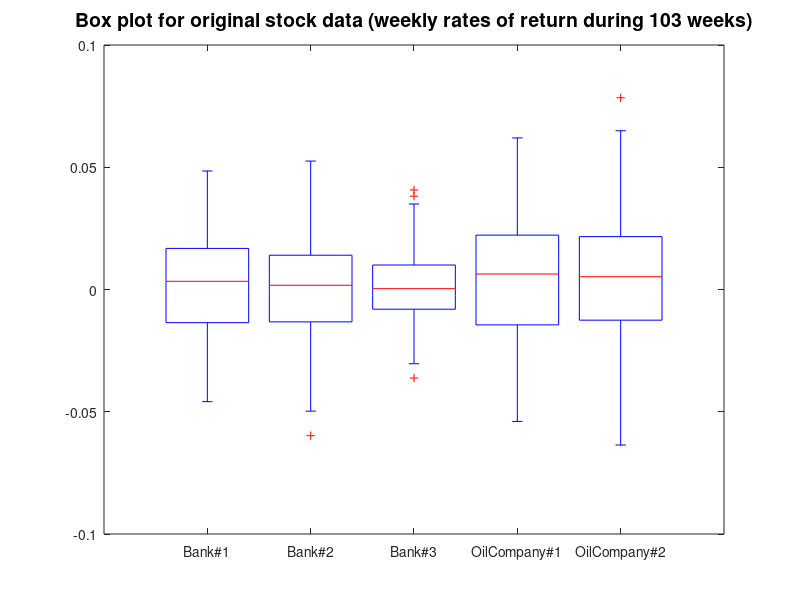
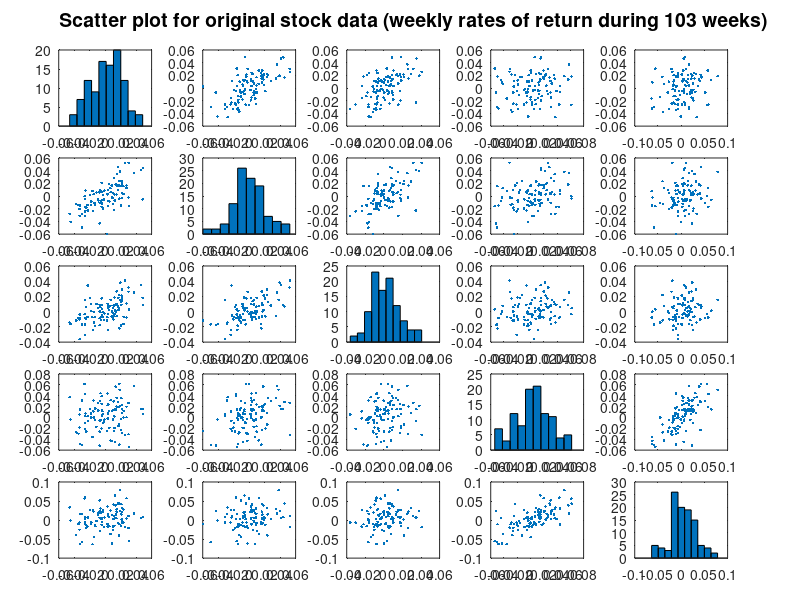
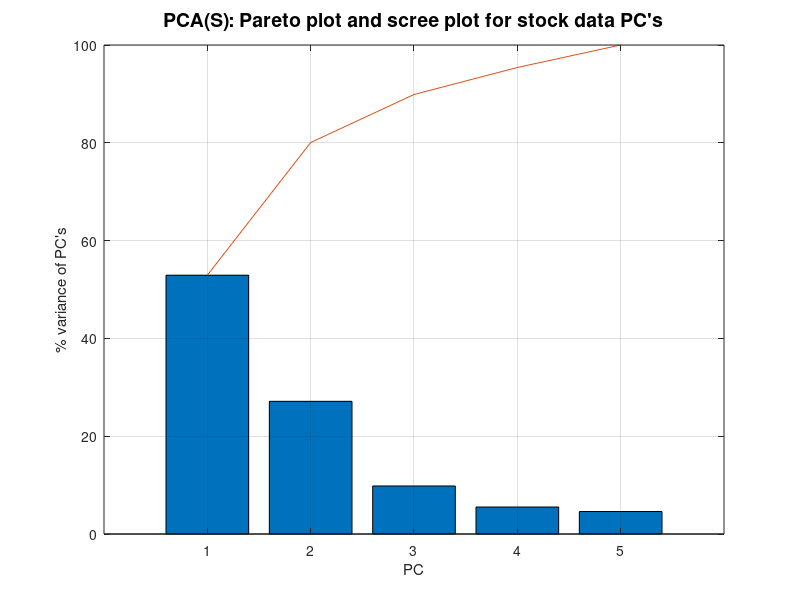
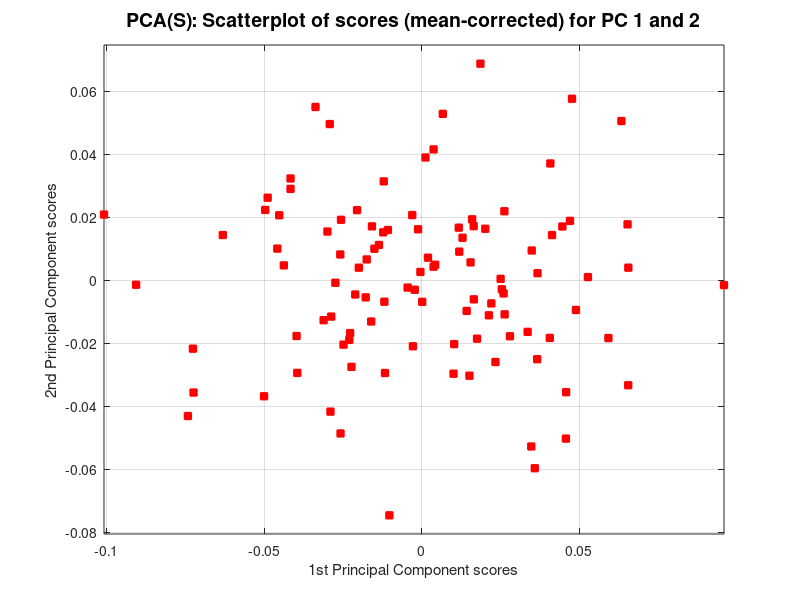

These charts were generated, in order, by the following MATLAB code: (Note: this script raises an error after producing the figures.)
clear;close all;clc;
format compact

load('dataset_stock_example');

disp('---------------------------------------------------------------------------------')
disp('Descriptive statistics estimators for stock data:')
disp('(weekly rates of return during 103 weeks for 3 banks and 2 oil companies)')
disp('---------------------------------------------------------------------------------')
n = size(X,1)
p = size(X,2)
Xmean = mean(X,1)
S = cov(X)
R = corr(X)
disp('---------------------------------------------------------------------------------')
disp('Figure 1: boxplot')
figure('Name','Box plot for original stock data')
boxplot(X,'labels',{'Bank#1','Bank#2','Bank#3','OilCompany#1','OilCompany#2'}),title('Box plot for original stock data (weekly rates of return during 103 weeks)','Fontsize',14)

disp('---------------------------------------------------------------------------------')
disp('Figure 2: scatterplot')
figure('Name','Scatter plot for original stock data')
plotmatrix(X),title('Scatter plot for original stock data (weekly rates of return during 103 weeks)','Fontsize',14)
xlabel('Bank#1                               Bank#2                                     Bank#3                                OilCompany#1                            OilCompany#2','Fontsize',14)
ylabel('OilCompany#2    OilCompany#1   Bank#3          Bank#2           Bank#1   ','Fontsize',14)

%--------------------------------------------------------------------------------------------------------------------------

disp('---------------------------------------------------------------------------------')
disp('PCA on S using ''SVD(S)''')
disp('---------------------------------------------------------------------------------')
[E_S LAMBDA_S E_S] = svd(S);
E_S = sign(E_S(1,1))*E_S;
LAMBDA_S,E_S
disp('---------------------------------------------------------------------------------')
disp('PCA on S using ''PCA(X)''')
disp('---------------------------------------------------------------------------------')
[COEFFS,SCORES,VARIANCES] = pca(X);
VARIANCES,COEFFS

disp('---------------------------------------------------------------------------------')
disp('Variance explained by principal components')
disp('---------------------------------------------------------------------------------')
PC_S_percent_explained_by_PCs = 100*diag(LAMBDA_S)/sum(diag(LAMBDA_S))
disp('---------------------------------------------------------------------------------')
disp('Figure 3: PCA(S): Pareto plot and scree plot')
figure('Name','PCA(S): Pareto plot and scree plot for stock data PC''s')
bar(1:p,PC_S_percent_explained_by_PCs),xlabel('PC'),ylabel('% variance of PC''s'), hold on
title('PCA(S): Pareto plot and scree plot for stock data PC''s','Fontsize',14)
accumulated = zeros(1,p);
accumulated(1) = PC_S_percent_explained_by_PCs(1);
for i = 2:p
    accumulated(i) = sum(PC_S_percent_explained_by_PCs(1:i));
end
plot(1:p,accumulated),grid
hold off

disp('---------------------------------------------------------------------------------')
disp('Loadings for PC 1 and 2')
disp('---------------------------------------------------------------------------------')
V = diag(diag(S));
PC_1_S_loadings_X_variables = E_S(:,1)'
PC_2_S_loadings_X_variables = E_S(:,2)'

disp('---------------------------------------------------------------------------------')
disp('Figure 4: PCA(S): Scatterplot of scores (mean-corrected) for PC 1 and 2')
% PC_1_S_scores_X_variables = X*PC_1_S_loadings_X_variables';
% PC_2_S_scores_X_variables = X*PC_2_S_loadings_X_variables';
PC_1_S_scores_X_variables = (X - ones(n,1)*mean(X))*PC_1_S_loadings_X_variables';
PC_2_S_scores_X_variables = (X - ones(n,1)*mean(X))*PC_2_S_loadings_X_variables';
figure('Name','PCA(S): Scatterplot of scores (mean-corrected) for PC 1 and 2')
plot(PC_1_S_scores_X_variables,PC_2_S_scores_X_variables,'r+','Linewidth',5),grid,axis equal  
title('PCA(S): Scatterplot of scores (mean-corrected) for PC 1 and 2','Fontsize',14)
xlabel('1st Principal Component scores')
ylabel('2nd Principal Component scores')

disp('---------------------------------------------------------------------------------')
disp('Figure 5: PCA(S): Bi-plot for PC 1 and 2 scores (mean-corrected) and loadings')
figure('Name','PCA(S): Bi-plot for PC 1 and 2 scores (mean-corrected) and loadings') 
names = char('Bank#1','Bank#2','Bank#3','OilCompany#1','OilCompany#2');
biplot([PC_1_S_loadings_X_variables' PC_2_S_loadings_X_variables'],'Linewidth',3,'scores',[PC_1_S_scores_X_variables PC_2_S_scores_X_variables],'varlabels',names)
title('PCA(S): Bi-plot for PC 1 and 2 scores (mean-corrected) and loadings (note: BIPLOT sign convention inverts sign of PC2 loadings)','Fontsize',14)

disp('---------------------------------------------------------------------------------')
disp('Correlation between PC 1 and 2 and original variables')
disp('---------------------------------------------------------------------------------')
Correlations_PC_1_S_versus_X_variables = sqrt(LAMBDA_S(1,1))*PC_1_S_loadings_X_variables./(sqrt(diag(S)))'
Correlations_PC_2_S_versus_X_variables = sqrt(LAMBDA_S(2,2))*PC_2_S_loadings_X_variables./(sqrt(diag(S)))'
disp('---------------------------------------------------------------------------------')
disp('Figure 6: PCA(S): Circle diagram for correlation between PC 1 and 2 and original variables')
figure('Name','PCA(S): Circle diagram for correlation between PC 1 and 2 and original variables') 
t = 0:.01:pi;
x = cos(t);
y = sin(t);
plot(x,y,'k','LineWidth',3),axis square,title('PCA(S): Circle diagram for correlation between PC 1 and 2 and original variables','Fontsize',14),grid,xlim([-1.2 1.2]),ylim([-1.2 1.2])
xlabel('Correlation with PC 1','Fontsize',14),ylabel('Correlation with PC 2','Fontsize',14)
hold on
plot(x,-y,'k','LineWidth',3);
plot(Correlations_PC_1_S_versus_X_variables,Correlations_PC_2_S_versus_X_variables,'r+','Linewidth',10)
text(0.15,-0.8,'Bank#1','Fontsize',12)
text(0.6,-0.72,'Bank#2','Fontsize',12)
text(0.45,-0.61,'Bank#3','Fontsize',12)
text(0.41,0.24,'OilCompany#1','Fontsize',12)
text(0.41,0.31,'OilCompany#2','Fontsize',12)
text(-0.5,0.7,'Since        {\Sigma}_j_=_1_._._p r^2(X_i,PC_j) = 1','Fontsize',14)
text(-0.5,0.55,'it follows   r^2(X_i,PC_1) + r^2(X_i,PC_2) {\leq} 1','Fontsize',14)
hold off

disp('---------------------------------------------------------------------------------')
disp('Approx. simult. Bonferroni CI for variances of PC 1 and 2')
disp('---------------------------------------------------------------------------------')
alpha = 0.1
psim = 2;
alpha_bonf = alpha/psim
CI_approx_lambda_1 = LAMBDA_S(1,1)./[1+norminv(1-alpha_bonf/2)*sqrt(2/n) 1 1-norminv(1-alpha_bonf/2)*sqrt(2/n)]
CI_approx_lambda_2 = LAMBDA_S(2,2)./[1+norminv(1-alpha_bonf/2)*sqrt(2/n) 1 1-norminv(1-alpha_bonf/2)*sqrt(2/n)]
disp('---------------------------------------------------------------------------------')

disp(' ')
disp('--------------------------------------------------------------------------------------------------------------------------')
disp(' ')

%--------------------------------------------------------------------------------------------------------------------------

disp('---------------------------------------------------------------------------------')
disp('PCA on R using ''SVD(R)''')
disp('---------------------------------------------------------------------------------')
[E_R LAMBDA_R E_R] = svd(R);
E_R = sign(E_R(1,1))*E_R;
LAMBDA_R,E_R

disp('---------------------------------------------------------------------------------')
disp('Variance explained by principal components')
disp('---------------------------------------------------------------------------------')
PC_R_percent_explained_by_PCs = 100*diag(LAMBDA_R)/sum(diag(LAMBDA_R))
disp('---------------------------------------------------------------------------------')
disp('Figure 7: PCA(R): Pareto plot and scree plot')
figure('Name','PCA(R): Pareto plot and scree plot for stock data PC''s')
bar(1:p,PC_R_percent_explained_by_PCs),xlabel('PC'),ylabel('% variance of PC''s'), hold on
title('PCA(R): Pareto plot and scree plot for stock data PC''s','Fontsize',14)
accumulated = zeros(1,p);
accumulated(1) = PC_R_percent_explained_by_PCs(1);
for i = 2:p
    accumulated(i) = sum(PC_R_percent_explained_by_PCs(1:i));
end
plot(1:p,accumulated),grid
hold off

disp('---------------------------------------------------------------------------------')
disp('Loadings for PC 1 and 2')
disp('---------------------------------------------------------------------------------')
V = diag(diag(S));
PC_1_R_loadings_Z_variables = E_R(:,1)'
PC_1_R_loadings_X_variables = ((V^(-1/2))*E_R(:,1))'
PC_2_R_loadings_Z_variables = E_R(:,2)'
PC_2_R_loadings_X_variables = ((V^(-1/2))*E_R(:,2))'

disp('---------------------------------------------------------------------------------')
disp('Figure 8: PCA(R): Scatterplot of scores (mean-corrected) for PC 1 and 2')
Z = zscore(X);
PC_1_R_scores_Z_variables = Z*PC_1_R_loadings_Z_variables';
PC_1_R_scores_X_variables = (X - ones(n,1)*mean(X))*PC_1_R_loadings_X_variables';
PC_2_R_scores_Z_variables = Z*PC_2_R_loadings_Z_variables';
PC_2_R_scores_X_variables = (X - ones(n,1)*mean(X))*PC_2_R_loadings_X_variables';
figure('Name','PCA(R): Scatterplot of scores (mean-corrected) for PC 1 and 2')
plot(PC_1_R_scores_Z_variables,PC_2_R_scores_Z_variables,'r+','Linewidth',5),grid,axis equal  
title('PCA(R): Scatterplot of scores (mean-corrected) for PC 1 and 2','Fontsize',14)
xlabel('1st Principal Component scores')
ylabel('2nd Principal Component scores')

disp('---------------------------------------------------------------------------------')
disp('Figure 9: PCA(R): Bi-plot for PC 1 and 2 scores (mean-corrected) and loadings')
figure('Name','PCA(R): Bi-plot for PC 1 and 2 scores (mean-corrected) and loadings') 
names = char('Bank#1','Bank#2','Bank#3','OilCompany#1','OilCompany#2');
biplot([PC_1_R_loadings_Z_variables' PC_2_R_loadings_Z_variables'],'Linewidth',3,'scores',[PC_1_R_scores_Z_variables PC_2_R_scores_Z_variables],'varlabels',names)
title('PCA(R): Bi-plot for PC 1 and 2 scores (mean-corrected) and loadings','Fontsize',14)

disp('---------------------------------------------------------------------------------')
disp('Correlation between PC 1 and 2 and original variables')
disp('---------------------------------------------------------------------------------')
Correlations_PC_1_R_versus_Z_or_X_variables = sqrt(LAMBDA_R(1,1))*PC_1_R_loadings_Z_variables
Correlations_PC_2_R_versus_Z_or_X_variables = sqrt(LAMBDA_R(2,2))*PC_2_R_loadings_Z_variables
disp('---------------------------------------------------------------------------------')
disp('Figure 10: PCA(R): Circle diagram for correlation between PC 1 and 2 and original variables')
figure('Name','PCA(R): Circle diagram for correlation between PC 1 and 2 and original variables') 
t = 0:.01:pi;
x = cos(t);
y = sin(t);
plot(x,y,'k','LineWidth',3),axis square,title('PCA(R): Circle diagram for correlation between PC 1 and 2 and original variables','Fontsize',14),grid,xlim([-1.2 1.2]),ylim([-1.2 1.2])
xlabel('Correlation with PC 1','Fontsize',14),ylabel('Correlation with PC 2','Fontsize',14)
hold on
plot(x,-y,'k','LineWidth',3);
plot(Correlations_PC_1_R_versus_Z_or_X_variables,Correlations_PC_2_R_versus_Z_or_X_variables,'r+','Linewidth',10)
text(0.48,-0.44,'Bank#1','Fontsize',12)
text(0.58,-0.28,'Bank#2','Fontsize',12)
text(0.48,-0.37,'Bank#3','Fontsize',12)
text(0.65,0.69,'OilCompany#1','Fontsize',12)
text(0.6,0.73,'OilCompany#2','Fontsize',12)
text(-0.5,0.7,'Since        {\Sigma}_j_=_1_._._p r^2(X_i,PC_j) = 1','Fontsize',14)
text(-0.5,0.55,'it follows   r^2(X_i,PC_1) + r^2(X_i,PC_2) {\leq} 1','Fontsize',14)
hold off

disp('---------------------------------------------------------------------------------')
disp('Approx. simult. Bonferroni CI for variances of PC 1 and 2')
disp('---------------------------------------------------------------------------------')
alpha = 0.1
psim = 2;
alpha_bonf = alpha/psim
CI_approx_lambda_1 = LAMBDA_R(1,1)./[1+norminv(1-alpha_bonf/2)*sqrt(2/n) 1 1-norminv(1-alpha_bonf/2)*sqrt(2/n)]
CI_approx_lambda_2 = LAMBDA_R(2,2)./[1+norminv(1-alpha_bonf/2)*sqrt(2/n) 1 1-norminv(1-alpha_bonf/2)*sqrt(2/n)]
disp('---------------------------------------------------------------------------------')
